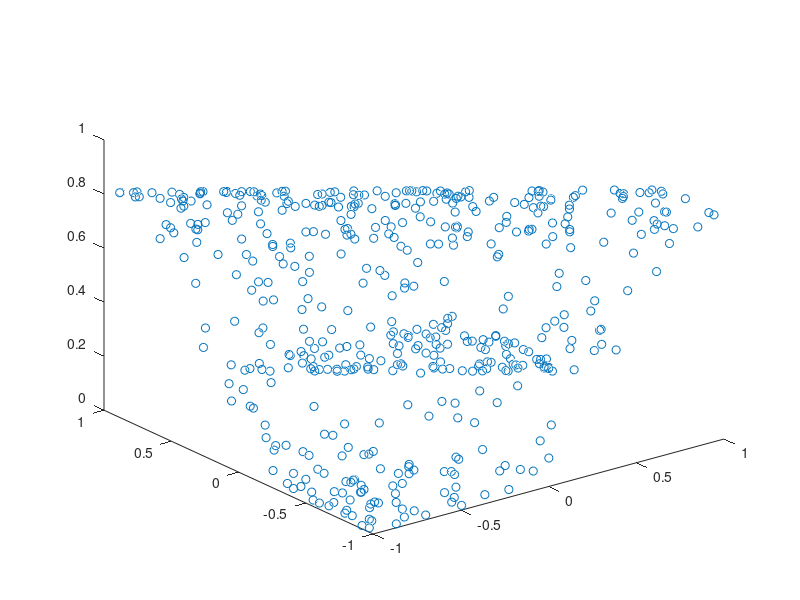

Reproduce this figure in MATLAB.
function Task3_b
% MP2 Task 3. (b)
% run this code by simply typing Task3_b in the workspace.

% The objective is to calculate the average Cross-Entropy's (CE) gradient
% w.r.t. the weight matrices (2 sets: hidden and output layers) using the 
% Error Back-Propagation (EBP) and compare the results to the ones obtained
% using the central-difference approximation to the same gradients
% Differences for all weights should be very small.

% CE: E = − [t ln(y) + (1 − t) ln(1 − y)]
% CE's gradient: ∂E/∂y = (y - t)/y(1 - y)

% The assumption is that we have solely 1 hidden layer including 2 neurons.

% Author: Maryam Najafi
% Created date: Apr 11, 2016
% Last modified date: Apr 17, 2016

close all
clc
clear all
p = [];

% set the random seed
rng(1);

% # of samples
N = 1000;
% data dimension
d = 2;
% # of the training set samples
N_train = 50;
% # of the validation set samples
N_val = 450;
% # of the testing set samples
N_test = N - N_train - N_val;

%% 1. generate a sample matrix of N vectors (samples) D = 1000 x 2
D = generateSamples(N, d);
%% 2. create the training set
D_train = D(:, 1:N_train);
%% 3. create the validation set
D_val = D(:, N_train+1:N_train + N_val);
%% 4. create the testing set
D_test = D(:, N_val+N_train+1:N);
%% 5. generate a target vector of N scalar numbers T = 1000 x 1
t = generateTarget(D, N);
%% 6. create the training set target
t_train = t(:, 1:N_train);
%% 7. create the validation set target
t_val = t(:, N_train+1:N_train + N_val);
%% 8. create the testing set target
t_test = t(:, N_val+N_train+1:N);

%%
% # of initial weight vectors
epoch = 1000;
% # of dimension
d = 2;
% # of hidden layers
L = 1;
% the number of units in each hidden layer
H = 2;
% the learning rate
etha = 0.01;
% the approximation parameter
epsi = 10e-4;
% the momentum
momentum = 0.5;

% initialize all network weights to small random numbers
w = generateWeightVecs(d, H); 

% do the following steps 5 times for 5 different initial weight vectors
for i = 1: epoch
    
    % initialize the error matrix
    d_E_EBP{1} = zeros(size(w{1})); % 2 x 1
    d_E_EBP{2} = zeros(size(w{2})); % 3 x 1
                                 % d_CE{1} and {2} represent the hidden and
                                 % the output layer respectively.  
    d_E_approx{1} = zeros(size(w{1})); % 2 x 1
    d_E_approx{2} = zeros(size(w{2})); % 3 x 1
    Y = [];
    % for every sample
    for n = 1 : N_train
        % for every layer (We have 1 hidden layer in this task)
        for l = 1 : L
            %% 9. Forward Propagation Algorithm to calculate all activation and output signals in the network
            [alpha, y, Z_out] = FP(D_train(:, n), w, L, H);
            Y = [Y; y];
            %% 10. Error Back-Propagation
            % to calculate all node errors (delta_j)^l from output layer toward the input layer
            d_E_EBP = EBP(y, alpha, t_train(n), D_train(:, n), H, w, L, Z_out, d_E_EBP);
            %% 11. Backward-difference approximation
            % Compute the Cross_Entropy's gradient using the central-difference approximation approach
            d_E_approx = central_difference(w, t_train(n), epsi, d_E_approx);
        end
    end
    %% 12. Update weights
    for l = 1 : L
        w{1} =  w{1} - etha * d_E_EBP{1}; % update weights for the hidden layer
        w{2} =  w{2} - etha * d_E_EBP{2}; % update weights for the output layer
    end
end 
    %% 13. Calculate the L2 Norm of the difference between EBP-calculated gradients and their approximations
    for i = 1: (d + 1)
        for j = 1: H
             diff{1}(i,j) = norm(d_E_EBP{1}(i,j) - d_E_approx{1}(i,j));
        end
    end
    for i = 1 : H
         diff{2}(i, 1) = norm(d_E_EBP{2}(i) - d_E_approx{2}(i));
    end
    
    Y = test(w, D_test, N_test, L);
    
    %% 13. plot
    p = [D_test(1,:); D_test(2,:); Y(:)'];
    plot3(p(1,:), p(2,:), p(3,:),'o')
    
%     plot (d_E_EBP, 'g'); hold on; plot (d_E_approx, 'r');
%     legend('E_{EBP}', 'E_{approx}');
%     xlabel('sample'); ylabel('error');
%     title('L2 Norm of Differences Between the Gradients');

end

function Y = test(w, D_test, N_test, L)
Y = [];
    for s = 1: N_test
       [alpha, y, Z_out] = FP(D_test(:, s), w, L); 
       Y = [Y; y];
    end
end

function d_E_approx = central_difference(w, t_n, epsi, d_E_approx)
% CE's gradient using the backward-difference approximation based on the
% given formula in the description.

%% For the hidden layer
f = -1 * ((t_n * log(w{1} - epsi)) + ((1 - t_n) * log(1 - w{1} + epsi)));
f_epsi = -1 * (t_n * log(w{1} + epsi) + (1 - t_n) * log(1 - w{1} - epsi));
d_E_approx{1} = d_E_approx{1} + ((f_epsi - f) / 2 * epsi);
% ref: Finite difference - Bishop's Pattern Recognition and Machine Learning

%% For the output layer
f = -1 * ((t_n * log(w{2} - epsi)) + ((1 - t_n) * log(1 - w{2} + epsi)));
f_epsi = -1 * (t_n * log(w{2} + epsi) + (1 - t_n) * log(1 - w{2} - epsi));
d_E_approx{2} = d_E_approx{2} + ((f_epsi - f) / 2 * epsi);

end

function d_E_EBP = EBP(y_n, alpha, t_n, Z_in, H, w, L, Z_out, d_E_EBP)

% error for each network output unit (in our case is 1)
delta_L = y_n - t_n; % single output so : means 1

global a; global b;
L = L + 1; % 1 hidden layer + 1 output layer
delta = [];
% error for each network hidden unit (in our case H)
for l= L - 1:-1:1
    
    if l == (L - 1)
        w_tmp = w{2};
        w_tmp = w_tmp(1:length(w_tmp) - 1);
        z_tmp = Z_out(1:size(Z_out, 1) -1);
        delta(:, l) = (1 - z_tmp.^2) .* (w_tmp * delta_L);
        %delta(:, l) = (a * b * (1 - (a * tanh(b * alpha)).^2)) .* (w_tmp * delta_L);
    else
        w_tmp = w{1};
        w_tmp = w_tmp(1:length(w_tmp) - 1);
        delta(:, l) = (a * b * (1 - (a * tanh(b * alpha)).^2)) .* (w_tmp * delta(l + 1, :));
    end
    
end

% compute the partial derivative of E w.r.t. w for 1 given sample
for l = L:-1:1
    if (l == L)
        tmp = (delta_L * Z_out')'; % Weights' erros output layer
        d_E_EBP{2} = d_E_EBP{2} + tmp; %the accumulative error for the hidden layer
    else
        tmp = (delta(:, l) * Z_in')'; % Weights' errors hidden layer
        d_E_EBP{1} = d_E_EBP{1} + tmp; % the accumulative error for the output layer
    end
    
end

end


function [alpha, y, Z_out] = FP(sample, w_0, L, H)
% Forward Propagation Algorithm
% Based on the provided notes (Error Back-Propagation Algorithm for MLP
% training)
% propagate the input forward through the network
global a; global b;
a = 1; b = 1; % given the notes

% 1. initialize with network inputs
Z_in = sample;
alpha = [];
Z_out = [];
% 2. forward-propagation signals
for l = 1 : L % For this problem only 1 hidden layer is assumed!
    alpha(:, l) = w_0{1}' * Z_in; % w_0 is a 3 by 2 matrix if
                              % we have sample input of 2 plus a bias
                              % and 2 hidden units in the hidden layer
    % g(activation signal) Hyperbolic Tangent Activation function plus 
    % a bias weight
    Z_out(:, l) = a * tanh(b * alpha(:, l));
    
end

Z_out = [Z_out; 1]; % add bias to the z_out
y = w_0{2}' * Z_out;
% apply the hyperbolic tangent function to get the final output
y = 1 / (1 + exp (- y));


end

function w = generateWeightVecs(d, num_of_units)
% W: a matrix of random weight values
% for the jth neuron there is a weight matrix that has 5 elements
% (W_ji)_l; for i from 1 to 5 and for only lth layer.
% Since we have only one hidden layer (H = 1), l = 1.
w{1} = [];
w{1} = (1 - 0) * rand((d + 1), num_of_units) + 0; % + 1 is bias
w{2} = (1 - 0) * rand((num_of_units + 1), 1) + 0; % + 1 is bias

end

function D = generateSamples(N, d)
% D represents 1000 samples and stands for the Dataset
D = 2 * rand(d,N) - 1; % samples are uniformly distributed between -1 and 1
D = [D; ones(1, N)];
end

function T = generateTarget(D, N)
% target labels are either 0 or 1
T = [];
for i = 1:N
   if D(1,i) * D(2,i) >= 0
       T = [T 0];
   else
       T = [T 1];
   end
end

end
